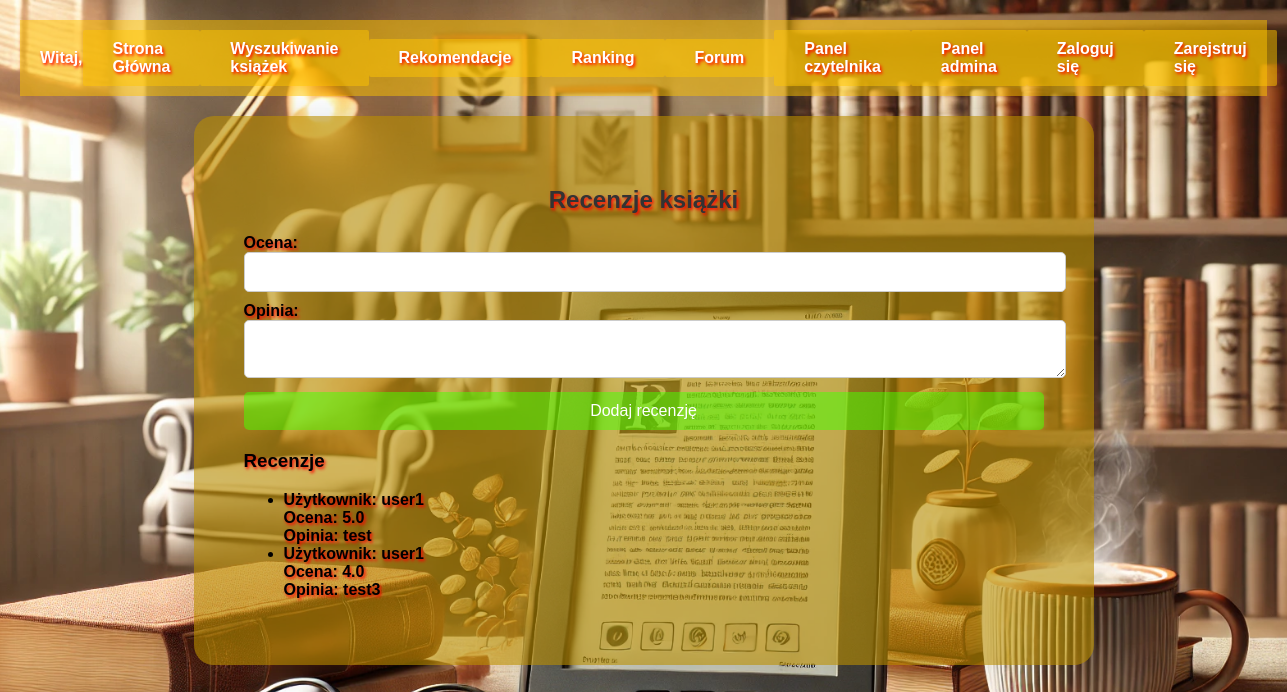
Screenshot of /reviews/3 with the database file from the repository.
### tables this page shows
CREATE TABLE reviews (
        id INTEGER PRIMARY KEY AUTOINCREMENT,
        book_id INTEGER,
        user_id INTEGER,
        rating REAL,
        opinion TEXT,
        FOREIGN KEY (book_id) REFERENCES books(id),
        FOREIGN KEY (user_id) REFERENCES users(id)
    );

CREATE TABLE users (
        id INTEGER PRIMARY KEY AUTOINCREMENT,
        username TEXT UNIQUE NOT NULL,
        password TEXT NOT NULL,
        first_name TEXT,
        last_name TEXT,
        phone_number TEXT,
        email TEXT,
        address TEXT
    );

### app.py (the view, shortened to what this page needs)
@app.route('/reviews/<int:book_id>', methods=['GET', 'POST'])
def reviews(book_id):
    reviews = get_reviews(book_id)
    return render_template('reviews.html', reviews=reviews, book_id=book_id)

### models.py (called while the page is built)
def get_reviews(book_id):
    conn = sqlite3.connect('database.db')
    c = conn.cursor()
    c.execute('''
        SELECT reviews.rating, reviews.opinion, users.username
        FROM reviews
        JOIN users ON reviews.user_id = users.id
        WHERE reviews.book_id = ?
    ''', (book_id,))
    reviews = c.fetchall()
    print(f"Fetched reviews for book_id={book_id}: {reviews}")
    conn.close()
    return reviews

### templates/reviews.html
{% extends "base.html" %}
{% block content %}
<div class="recenzjabg">
    <h2>Recenzje książki</h2>
    <form method="post">
        <div>
            <label for="rating">Ocena:</label>
            <input type="number" id="rating" name="rating" min="1" max="5" required>
        </div>
        <div>
            <label for="opinion">Opinia:</label>
            <textarea id="opinion" name="opinion" required></textarea>
        </div>
        <button type="submit">Dodaj recenzję</button>
    </form>
    <h3>Recenzje</h3>
    {% if reviews %}
        <ul>
            {% for review in reviews %}
                <li>
                    <strong>Użytkownik: {{ review[2] }}</strong><br>
                    Ocena: {{ review[0] }}<br>
                    Opinia: {{ review[1] }}
                </li>
            {% endfor %}
        </ul>
    {% else %}
        <p>Brak recenzji.</p>
    {% endif %}
</div>
{% endblock %}

### static/css/style.css (style rules this page uses)
body { font-family: Arial, sans-serif; background-color: #f4f4f9; margin: 0; padding: 0; color: #333; }
h2 { text-align: center; color: #333; }
form { display: flex; flex-direction: column; gap: 10px; margin-bottom: 20px; }
input, button, textarea { padding: 10px; font-size: 16px; border-radius: 5px; border: 1px solid #ccc; width: 100%; }
button { background-color: #48ff0085; color: white; border: none; cursor: pointer; transition: background-color 0.3s; }
.forumbg, .homebg, .postbg, .bookbg, .rankingbg, .recencjabg, .rekomendacjabg, .loginbg, .registerbg, .adminbg, .readerbg { background-size: cover; background-repeat: no-repeat; background-attachment: fixed; background-position: center; min-height: 100vh; color: #000000; text-shadow: 0.1em 0.1em 0.2em rgb(255, 0, 0); font-size: 1em; font-weight: bold; align-items: center; padding: 20px; }
.readerbg { background-image: url('/static/images/reader.webp'); }

### rows the page displays
reviews: username "user1", rating "5.0", opinion "test"
reviews: username "user1", rating "4.0", opinion "test3"
